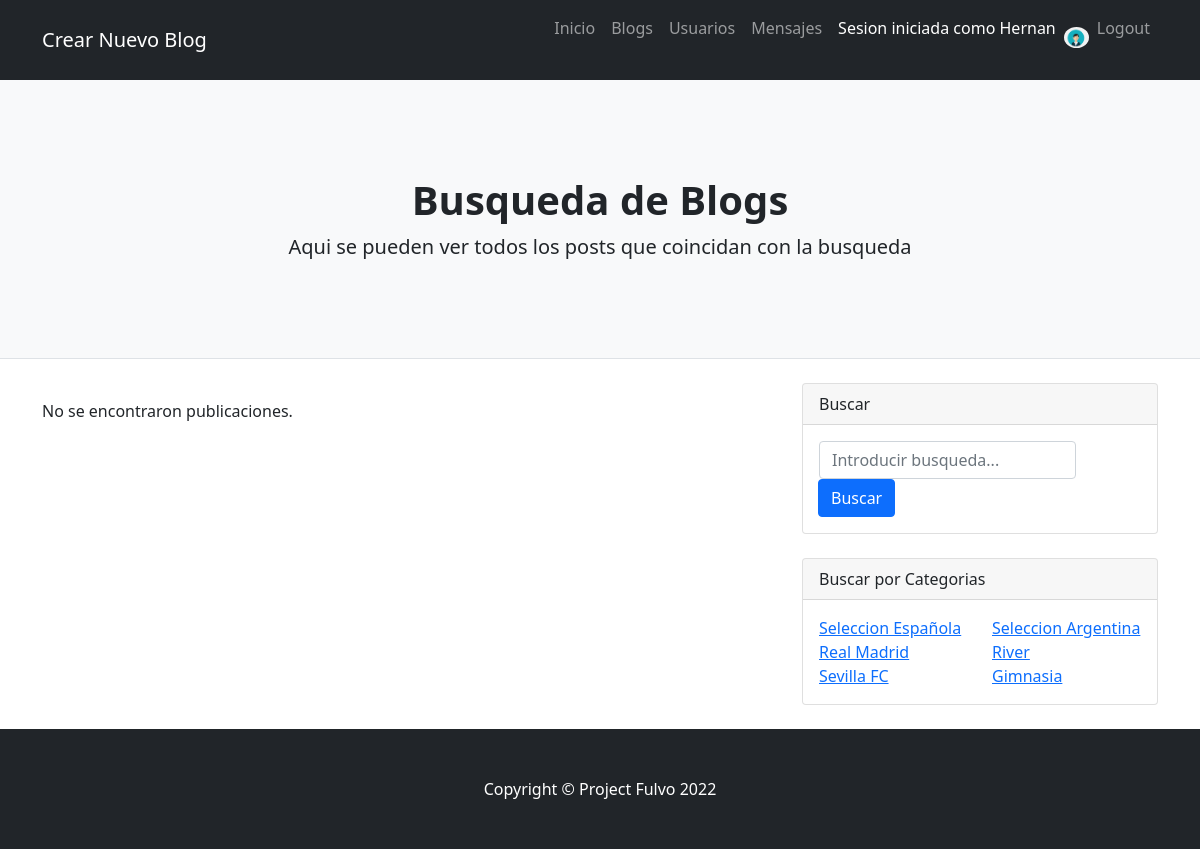
The page /App/busqueda_cat/?categoria=Gimnasia (signed in) on the database as committed earlier.
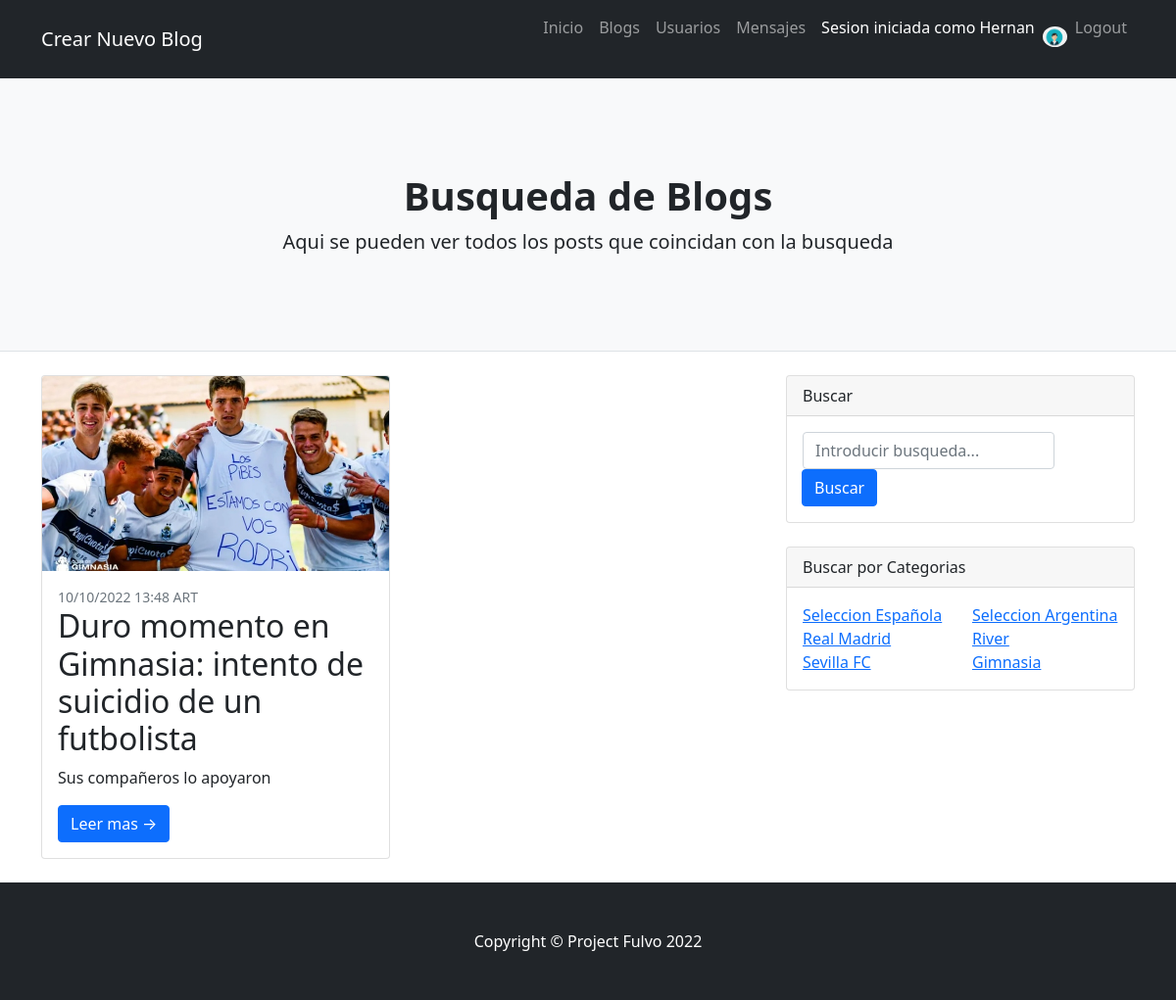
The same page on the database as committed later.
### App/models.py (models this page shows, shortened)
class Blog(models.Model):
    titulo = models.CharField(max_length=100)
    subtitulo = models.CharField(max_length=300)
    cuerpo = HTMLField()
    autor = models.CharField(max_length=100)
    fecha_pub = models.CharField(max_length=50)
    categoria = models.CharField(max_length=50)
    img = models.ImageField(upload_to='blog_img', null=True, blank=True) ## Esto no se si va así, lo dejo mientras

### App/views.py (the view)
# urls.py: path("busqueda_cat/", busqueda_cat, name="busqueda_cat"),
def busqueda_cat(request):
        if request.GET['categoria']:
            blogs=Blog.objects.filter(categoria=request.GET['categoria'])
            return render(request, "App/result_busqueda.html", {"blogs":blogs, "avatar": get_avatar(request)})
        else:
            return render(request, "App/result_busqueda.html", {'mensaje':"No se ingresó un titulo para la busqueda.", "avatar": get_avatar(request)})

### App/views.py (called while the page is built)
def get_avatar(request):
    lista=Avatar.objects.filter(user=request.user)
    if len(lista)!=0:
        imagen=lista[0].imagen.url
    else:
        imagen="/media/avatares/avatarpordefecto.jpg"
    return imagen

### App/templates/App/result_busqueda.html (shortened to what this page needs)
{% extends "App/padre.html" %}
{% load static %}
{% block Titulo %} Busqueda de Blogs {% endblock %}
{% block Descripcion %} Aqui se pueden ver todos los posts que coincidan con la busqueda{% endblock %}
{% block contenido_pag %}
{% if blogs %}
<div class="row">
    {% for blog in blogs %}
    <div class="col-lg-6">
        <div class="card mb-4">
            <a href="#!"><img class="card-img-top" src="{{ blog.img.url }}" alt="..." /></a>
            <div class="card-body">
                <div class="small text-muted">{{ blog.fecha_pub }}</div>
                <h2 class="card-title">{{ blog.titulo }}</h2>
                <p class="card-text">{{ blog.subtitulo }}</p>
                <a class="btn btn-primary" href="{% url 'ver_post' blog.id %}">Leer mas →</a>
            </div>
        </div>
    </div>
    {% endfor %}
</div>
{% else %}
<p>No se encontraron publicaciones.</p>
{% endif %}
{% endblock %}

Rows that differ between the two databases and show on the page:
added Blog: img (picture), fecha_pub "10/10/2022 13:48 ART", titulo "Duro momento en Gimnasia: intento de suicidio de un futbolista", subtitulo "Sus compañeros lo apoyaron"
Other text that changed with them:
text no longer shown: "No se encontraron publicaciones."
